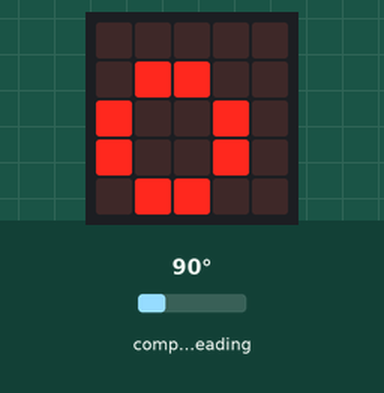
The program below on a simulated Calliope mini (MakeCode). Shown: the board's 5×5 LED display. The inputs (shaded band) are chosen by the test bench; at power-on: compass heading 90°. The compass is already calibrated.

Above: at 1.2 s.
1.3 s: compass heading set to 49°
2.8 s: compass heading set to 42°
At 4.2 s:
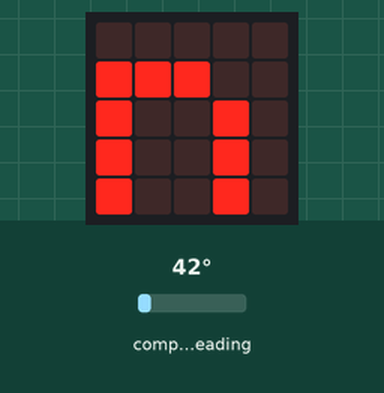
4.5 s: compass heading set to 180°
At 5.7 s:
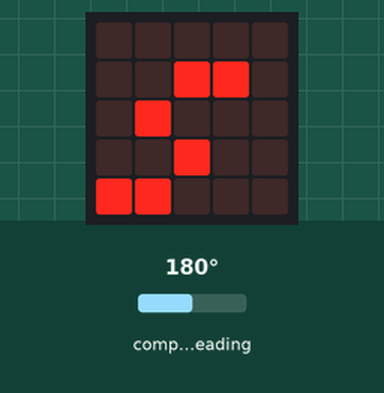
6.1 s: compass heading set to 221°
7.6 s: compass heading set to 229°
At 8.6 s:
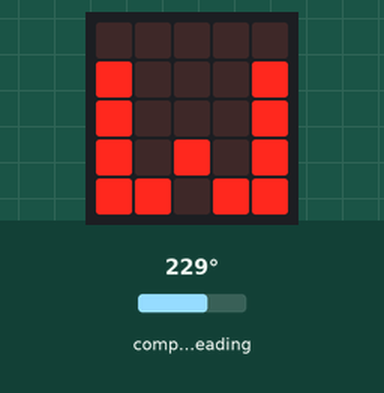
9.2 s: compass heading set to 7°
At 10.0 s:
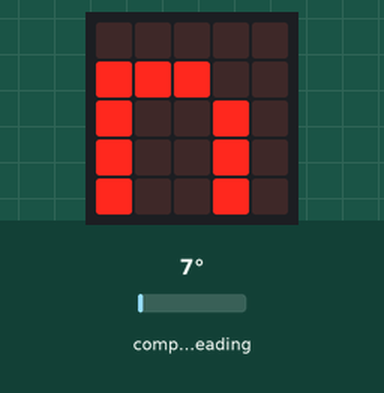
Timing chart, 0 to 11.7 s (numbered marks = the images above; inputs shaded):
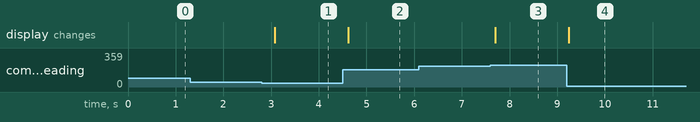

The program:

main.ts
```typescript
function fnZeigeGrad () {
    if (vGradZahl > 45 && vGradZahl <= 135) {
        basic.showString("o")
    } else if (vGradZahl > 135 && vGradZahl <= 225) {
        basic.showString("s")
    } else if (vGradZahl > 225 && vGradZahl <= 315) {
        basic.showString("w")
    } else {
        basic.showString("n")
    }
}
function fnZeigeWert () {
    basic.showNumber(vGradZahl)
}
let vGradZahl = 0
let vAnzeige = 0
basic.forever(function () {
    vGradZahl = input.compassHeading()
    if (vAnzeige == 0) {
        fnZeigeGrad()
    } else {
        fnZeigeWert()
    }
})
```

test.ts
```typescript
// Hier kann man Tests durchführen; diese Datei wird nicht kompiliert, wenn dieses Paket als Erweiterung verwendet wird.
```

Measured:
- the behaviour switches between 46 and 45° on compass heading (found by bisection; images 0 and 1)
- the behaviour switches between 225 and 226° on compass heading (found by bisection; images 2 and 3)
- after the input at 1.3 s, every drawn part: stays the same
- after the input at 2.8 s, the display: changes after 0.28 s (image 1)
- after the input at 4.5 s, the display: changes after 0.12 s (image 2)
- after the input at 6.1 s, every drawn part: stays the same
- after the input at 7.6 s, the display: changes after 0.10 s (image 3)
- after the input at 9.2 s, the display: changes at once (image 4)
